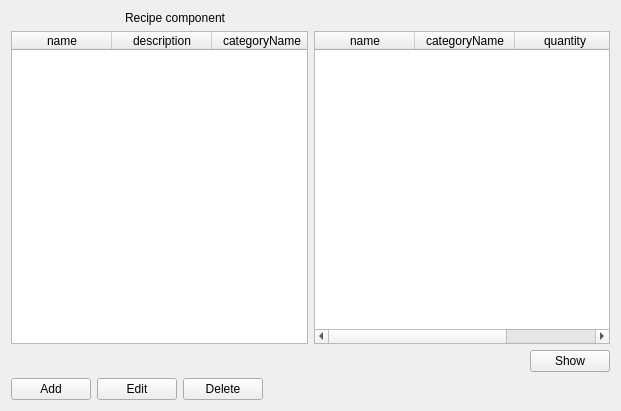
<?xml version="1.0" encoding="UTF-8"?>
<ui version="4.0">
 <class>recipe_component_form</class>
 <widget class="QWidget" name="recipe_component_form">
  <property name="geometry">
   <rect>
    <x>0</x>
    <y>0</y>
    <width>621</width>
    <height>411</height>
   </rect>
  </property>
  <property name="windowTitle">
   <string>Recipe component</string>
  </property>
  <property name="singletonWindow" stdset="0">
   <bool>true</bool>
  </property>
  <layout class="QGridLayout" name="gridLayout">
   <item row="5" column="0">
    <layout class="QHBoxLayout" name="horizontalLayout">
     <item>
      <widget class="QPushButton" name="add">
       <property name="text">
        <string>Add</string>
       </property>
       <property name="form" stdset="0">
        <string notr="true">recipe_component_add?id={recipe.selected}</string>
       </property>
      </widget>
     </item>
     <item>
      <widget class="QPushButton" name="edit">
       <property name="text">
        <string>Edit</string>
       </property>
       <property name="form" stdset="0">
        <string notr="true">recipe_component_edit?id={recipe.selected}&amp;component_id={RecipeComponent.selected}</string>
       </property>
      </widget>
     </item>
     <item>
      <widget class="QPushButton" name="delete">
       <property name="text">
        <string>Delete</string>
       </property>
       <property name="datasignal:clicked" stdset="0">
        <string notr="true">recipe, RecipeComponent</string>
       </property>
       <property name="action" stdset="0">
        <string notr="true">deleteRecipeComponent RecipeComponent {recipe_id={id}; component_id={component_id}}</string>
       </property>
      </widget>
     </item>
     <item>
      <spacer name="horizontalSpacer">
       <property name="orientation">
        <enum>Qt::Horizontal</enum>
       </property>
       <property name="sizeHint" stdset="0">
        <size>
         <width>40</width>
         <height>20</height>
        </size>
       </property>
      </spacer>
     </item>
    </layout>
   </item>
   <item row="0" column="0">
    <layout class="QHBoxLayout" name="horizontalLayout_2">
     <item>
      <widget class="QLabel" name="label_2">
       <property name="maximumSize">
        <size>
         <width>32</width>
         <height>32</height>
        </size>
       </property>
       <property name="text">
        <string/>
       </property>
      </widget>
     </item>
     <item>
      <widget class="QLabel" name="label_3">
       <property name="maximumSize">
        <size>
         <width>32</width>
         <height>32</height>
        </size>
       </property>
       <property name="text">
        <string/>
       </property>
       <property name="pixmap">
        <pixmap resource="../configurator.qrc">:/images/link.png</pixmap>
       </property>
      </widget>
     </item>
     <item>
      <widget class="QLabel" name="label_4">
       <property name="maximumSize">
        <size>
         <width>32</width>
         <height>32</height>
        </size>
       </property>
       <property name="text">
        <string/>
       </property>
       <property name="pixmap">
        <pixmap resource="../configurator.qrc">:/images/bricks.png</pixmap>
       </property>
      </widget>
     </item>
     <item>
      <widget class="QLabel" name="label">
       <property name="text">
        <string>Recipe component</string>
       </property>
      </widget>
     </item>
    </layout>
   </item>
   <item row="2" column="0">
    <layout class="QGridLayout" name="gridLayout_2">
     <item row="1" column="0">
      <layout class="QHBoxLayout" name="horizontalLayout_3"/>
     </item>
     <item row="0" column="2">
      <widget class="QTableWidget" name="RecipeComponent">
       <property name="editTriggers">
        <set>QAbstractItemView::NoEditTriggers</set>
       </property>
       <property name="selectionMode">
        <enum>QAbstractItemView::SingleSelection</enum>
       </property>
       <property name="selectionBehavior">
        <enum>QAbstractItemView::SelectRows</enum>
       </property>
       <property name="action" stdset="0">
        <string>RecipeComponentListRequest RecipeComponent {recipe_id={recipe.selected}}</string>
       </property>
       <property name="synonym:RecipeComponent" stdset="0">
        <string notr="true">row</string>
       </property>
       <column>
        <property name="text">
         <string>name</string>
        </property>
       </column>
       <column>
        <property name="text">
         <string>categoryName</string>
        </property>
       </column>
       <column>
        <property name="text">
         <string>quantity</string>
        </property>
       </column>
      </widget>
     </item>
     <item row="1" column="2">
      <layout class="QHBoxLayout" name="horizontalLayout_4">
       <item>
        <spacer name="horizontalSpacer_2">
         <property name="orientation">
          <enum>Qt::Horizontal</enum>
         </property>
         <property name="sizeHint" stdset="0">
          <size>
           <width>40</width>
           <height>20</height>
          </size>
         </property>
        </spacer>
       </item>
       <item>
        <widget class="QPushButton" name="pushButton">
         <property name="enabled">
          <bool>true</bool>
         </property>
         <property name="text">
          <string>Show</string>
         </property>
         <property name="datasignal:clicked" stdset="0">
          <string>RecipeComponent, recipe</string>
         </property>
        </widget>
       </item>
      </layout>
     </item>
     <item row="0" column="1">
      <widget class="QTableWidget" name="recipe">
       <property name="horizontalScrollBarPolicy">
        <enum>Qt::ScrollBarAlwaysOff</enum>
       </property>
       <property name="alternatingRowColors">
        <bool>true</bool>
       </property>
       <property name="selectionMode">
        <enum>QAbstractItemView::SingleSelection</enum>
       </property>
       <property name="selectionBehavior">
        <enum>QAbstractItemView::SelectRows</enum>
       </property>
       <property name="showGrid">
        <bool>true</bool>
       </property>
       <property name="gridStyle">
        <enum>Qt::DotLine</enum>
       </property>
       <property name="sortingEnabled">
        <bool>true</bool>
       </property>
       <property name="action" stdset="0">
        <string notr="true">RecipeListRequest recipe {}</string>
       </property>
       <property name="synonym:recipe" stdset="0">
        <string notr="true">row</string>
       </property>
       <attribute name="horizontalHeaderShowSortIndicator" stdset="0">
        <bool>true</bool>
       </attribute>
       <attribute name="verticalHeaderStretchLastSection">
        <bool>false</bool>
       </attribute>
       <column>
        <property name="text">
         <string>name</string>
        </property>
       </column>
       <column>
        <property name="text">
         <string>description</string>
        </property>
       </column>
       <column>
        <property name="text">
         <string>categoryName</string>
        </property>
       </column>
       <column>
        <property name="text">
         <string>creationDate</string>
        </property>
       </column>
       <column>
        <property name="text">
         <string>comment</string>
        </property>
       </column>
      </widget>
     </item>
    </layout>
   </item>
  </layout>
 </widget>
 <tabstops>
  <tabstop>RecipeComponent</tabstop>
  <tabstop>pushButton</tabstop>
  <tabstop>add</tabstop>
  <tabstop>edit</tabstop>
  <tabstop>delete</tabstop>
 </tabstops>
 <resources>
  <include location="../configurator.qrc"/>
  <include location="../configurator.qrc"/>
 </resources>
 <connections>
  <connection>
   <sender>RecipeComponent</sender>
   <signal>doubleClicked(QModelIndex)</signal>
   <receiver>edit</receiver>
   <slot>click()</slot>
   <hints>
    <hint type="sourcelabel">
     <x>396</x>
     <y>209</y>
    </hint>
    <hint type="destinationlabel">
     <x>124</x>
     <y>391</y>
    </hint>
   </hints>
  </connection>
  <connection>
   <sender>recipe</sender>
   <signal>itemSelectionChanged()</signal>
   <receiver>pushButton</receiver>
   <slot>click()</slot>
   <hints>
    <hint type="sourcelabel">
     <x>213</x>
     <y>250</y>
    </hint>
    <hint type="destinationlabel">
     <x>554</x>
     <y>357</y>
    </hint>
   </hints>
  </connection>
 </connections>
</ui>
